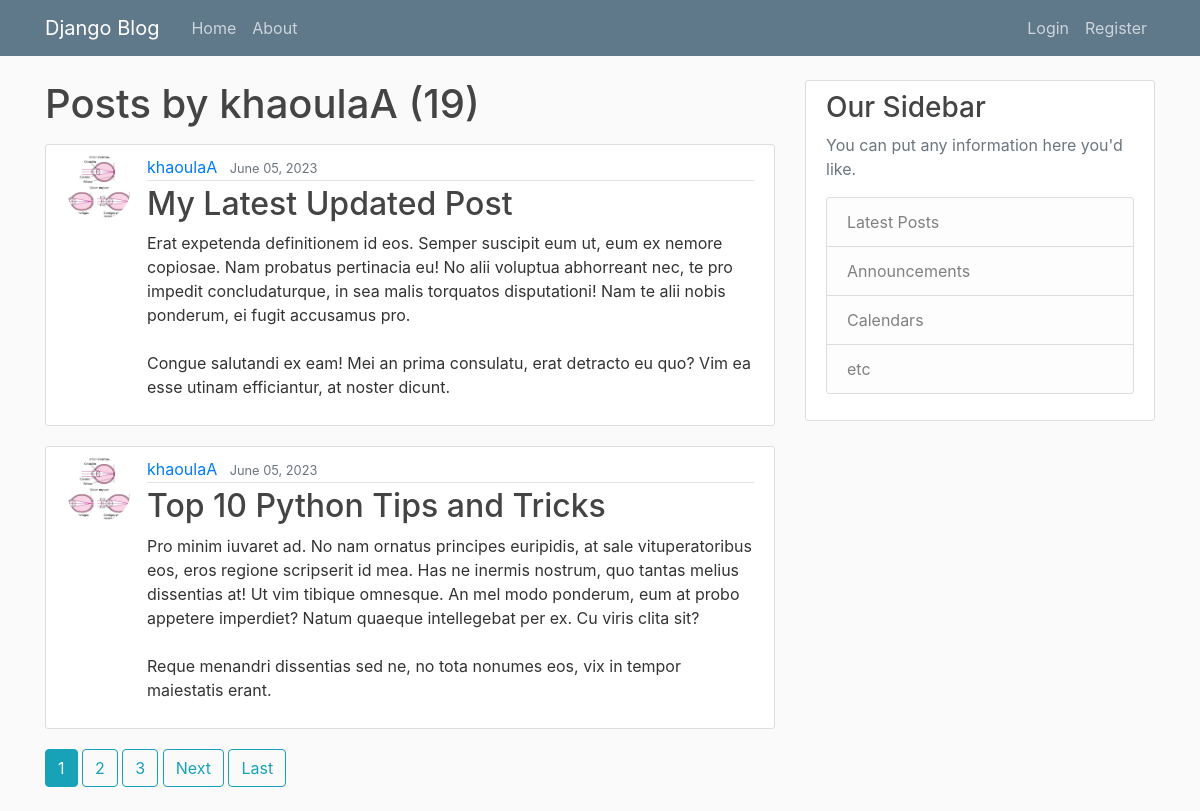
The app's page /blog/user/khaoulaA with its own data.
### blog/models.py (models this page shows, shortened)
class Post(models.Model):
    title = models.CharField(max_length=100)
    content = models.TextField()
    date_posted = models.DateTimeField(default=timezone.now)
    author = models.ForeignKey(User, on_delete=models.CASCADE)

### users/models.py (models this page shows, shortened)
class Profile(models.Model):
    user = models.OneToOneField(User, on_delete=models.CASCADE)
    image = models.ImageField(default='default.jpg', upload_to='profile_pics')

### blog/views.py (the view)
# urls.py: path('user/<str:username>', UserPostListView.as_view(), name = "user-posts"),
class UserPostListView(ListView):
    model = Post
    template_name = 'blog/user_posts.html'
    context_object_name = 'posts'
    paginate_by = 2
    def get_queryset(self):
        user = get_object_or_404(User, username=self.kwargs.get('username'))
        return Post.objects.filter(author=user).order_by('-date_posted')

### blog/templates/blog/user_posts.html (shortened to what this page needs)
{% extends "blog/base.html" %}
{% block content %}
    <h1 class="mb-3">Posts by {{ view.kwargs.username }} ({{ page_obj.paginator.count }})</h1>
    {% for post in posts %}
        <article class="media content-section">
          <img class="rounded-circle article-img" src="{{ post.author.profile.image.url }}">
          <div class="media-body">
            <div class="article-metadata">
              <a class="mr-2" href="{% url 'user-posts' post.author.username %}">{{ post.author }}</a>
              <small class="text-muted">{{ post.date_posted|date:"F d, Y" }}</small>
            </div>
            <h2><a class="article-title" href="{% url 'post-detail' post.id %}">{{ post.title }}</a></h2>
            <p class="article-content">{{ post.content }}</p>
          </div>
        </article>
    {% endfor %}
    {% if is_paginated %}
        {% for num in page_obj.paginator.page_range %}
           {% if page_obj.number == num %}
               <a  class="btn btn-info mb-4 "href="?page={{ num }}">{{ num }}</a>
            {% elif num > page_obj.number|add:'-3' and num < page_obj.number|add:'+3' %}
                <a  class="btn btn-outline-info mb-4 "href="?page={{ num }}">{{ num }}</a>
           {% endif %}
        {% endfor %}
        {% if page_obj.has_next %}
           <a  class="btn btn-outline-info mb-4 "href="?page={{ page_obj.next_page_number }}">Next</a>
           <a  class="btn btn-outline-info mb-4 "href="?page={{ page_obj.pafinator.num_pages }}">Last</a>
        {% endif %}
    {% endif %}
{% endblock content %}

### blog/static/blog/main.css (style rules this page uses)
body { background: #fafafa; color: #333333; margin-top: 5rem; }
h1, h2, h3, h4, h5, h6 { color: #444444; }
.content-section { background: #ffffff; padding: 10px 20px; border: 1px solid #dddddd; border-radius: 3px; margin-bottom: 20px; }
.article-title { color: #444444; }
.article-content { white-space: pre-line; }
.article-img { height: 65px; width: 65px; margin-right: 16px; }
.article-metadata { padding-bottom: 1px; margin-bottom: 4px; border-bottom: 1px solid #e3e3e3 }

### records on screen
Post: author.profile.image (picture), author "khaoulaA", date_posted "June 05, 2023", title "My Latest Updated Post", content "Erat expetenda definitionem id eos. Semper suscipit eum ut, eum ex nemore copiosae. Nam probatus pertinacia eu! No alii voluptua abhorreant nec, te pro impedit concludaturque, in sea malis torquatos disputationi! Nam te alii nobis ponderum, ei fugit accusamus pro. Congue salutandi ex eam! Mei an prima consulatu, erat detracto eu quo? Vim ea esse utinam efficiantur, at noster dicunt."
Post: author.profile.image (picture), author "khaoulaA", date_posted "June 05, 2023", title "Top 10 Python Tips and Tricks", content "Pro minim iuvaret ad. No nam ornatus principes euripidis, at sale vituperatoribus eos, eros regione scripserit id mea. Has ne inermis nostrum, quo tantas melius dissentias at! Ut vim tibique omnesque. An mel modo ponderum, eum at probo appetere imperdiet? Natum quaeque intellegebat per ex. Cu viris clita sit? Reque menandri dissentias sed ne, no tota nonumes eos, vix in tempor maiestatis erant."

### other values on screen
{{ view.kwargs.username }} "khaoulaA"
{{ page_obj.paginator.count }} "19"
{{ num }} "1"
{{ num }} "2" "3"
